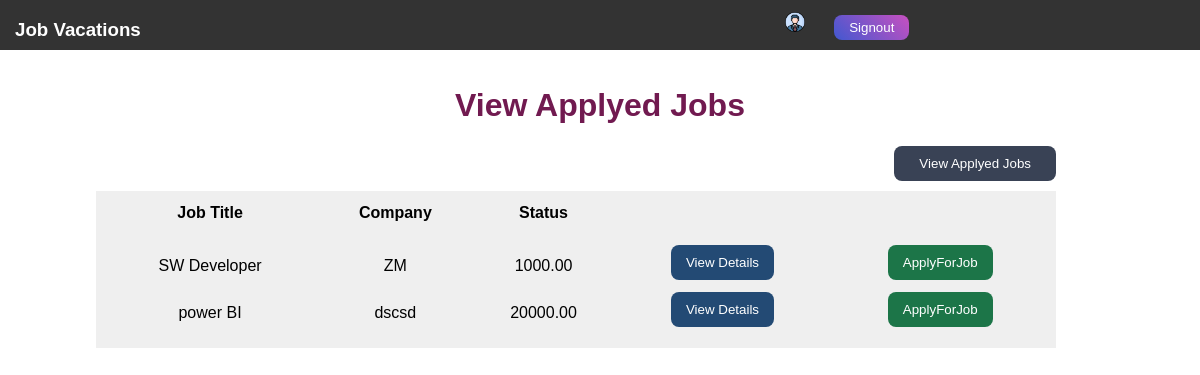
The page /User/Applied_jobs on the database its author committed.
### addnewjop/models.py (models this page shows, shortened)
class Job(models.Model):
    title = models.CharField(max_length=100, primary_key=True)
    salary = models.DecimalField(max_digits=10, decimal_places=2)
    company_name = models.CharField(max_length=100)
    is_opened = models.BooleanField(default=True)
    years_of_exp = models.IntegerField()
    description = models.TextField(null=True,blank=True)
    apply = models.BooleanField(default=False)

### UserApp/views.py (the view)
# urls.py: path('Applied_jobs', views.view_applied_jobs, name='view_applied_jobs'),
def view_applied_jobs(request):
    applyed_jobs = Job.objects.filter(apply = True)
    return render(request, 'User/applied_jobs.html', {'jobs': applyed_jobs, 'ApplyJobs' : True})

### templates/User/applied_jobs.html (shortened to what this page needs)
{% load static %}
<!DOCTYPE html>
<html lang="en">
<head>
    <link rel="stylesheet" href="{% static 'css/style2.css' %}">
    <link rel="stylesheet" href="{% static 'css/Navbar2.css' %}">
    <link rel="stylesheet" href="{% static 'css/HomePage.css' %}">
</head>
<body style="padding: 0; margin: 0;">
    <div class="navbar">
        <div class="nav_left_side">
            <h3> Job Vacations </h3>
        </div>
        <div class="nav_right_side">
            <div class="profile">
                <img src="{% static 'image/profile.png' %}" alt="" width="20px" height="20px">
            </div>
            <div class="btn_sign_out_container">
                <button class="base_color_bg">
                    Signout
                </button>
            </div>
        </div>
    </div>
    <div class="view_all_jobs_container">
        {% if ApplyJobs %}
        <h1 class="text_center"> View Applyed Jobs </h1>
        {% else %}
        <h1 class="text_center"> View All Jobs </h1>
        {% endif %}
        <div class="add_new_job_container">
            <button>
                <a href="/User/Applied_jobs">
                    View Applyed Jobs
                </a>
            </button>
        </div>
        <table class="view_all_jobs_table">
            <tr>
                <th>Job Title </th>
                <th> Company </th>
                <th> Status </th>
            </tr>
            {% if jobs %}
            {% for job in jobs %}
            <tr>
                <td>{{ job.title }}</td>
                <td>{{ job.company_name }}</td>
                <td>{{ job.salary }}</td>
                <td>
                    <button class='btn_view_details'>
                        <a href="{% url 'item_detail' %}?title={{ job.title }}"> View Details</a>
                    </button>
                </td>
                <td>
                    <button class='btn_edit'>
                        <a href="{% url 'apply_for_job' %}?title={{ job.title }}"> ApplyForJob </a>
                    </button>
                </td>
            </tr>
            {% endfor %}
            {% else %}
            <tr class="alert display_none no_jobs_alert">
                <td colspan="4"> No Jobs </td>
            </tr>
            {% endif %}
        </table>
    </div>
</body>
</html>

### project/static/css/Style2.css (style rules this page uses)
* { font-family: 'Poppins', sans-serif; }
body { padding: 0; margin: 0; }
h1, h2 { text-align: center; color: #711a50; padding-top: 16px; }
.text_center { text-align: center; }
.base_color_bg { background-color: #711a50; }
button { border-radius: 8px; cursor: pointer; }

### project/static/css/Navbar2.css (style rules this page uses)
.navbar { height: 50px; background-color: #333; color: white; padding-left: 15px; }
.nav_left_side { width: 60%; float: left; }
.nav_right_side { width: 35%; float: right; }
.nav_right_side .profile { display: inline-block; margin-right: 20px; cursor: pointer; }
.btn_sign_out_container { display: inline-block; }
.btn_sign_out_container button { padding: 5px 15px; border: 0; background: linear-gradient(-135deg, #c850c0, #4158d0); border-radius: 8px; color: white; }
.btn_sign_out_link, .add_new_job_container a { text-decoration: none; padding: 15px; color: white; }

### project/static/css/HomePage.css (style rules this page uses)
.view_all_jobs_container { margin-top: 20px; }
.add_new_job_container { float: right; margin-right: 12%; margin-bottom: 10px; }
.add_new_job_container button { background-color: rgb(57, 66, 85); padding: 10px; border: 0; }
.view_all_jobs_table { text-align: center; margin: 5% 8%; background-color: #efefef; width: 80%; padding: 10px 5px; }
.view_all_jobs_table th { padding-bottom: 20px; }
.btn_view_details, .btn_edit, .btn_delete { background-color: rgb(35, 74, 116); padding: 10px 15px; margin-bottom: 8px; border: 0; color: white !important; }
.btn_view_details a, .btn_edit a, .btn_delete a { text-decoration: none; color: white !important; }
.btn_edit { background-color: rgb(28, 117, 72); }

### rows shown on the page
Job: title "SW Developer", company_name "ZM", salary "1000.00"
Job: title "power BI", company_name "dscsd", salary "20000.00"
